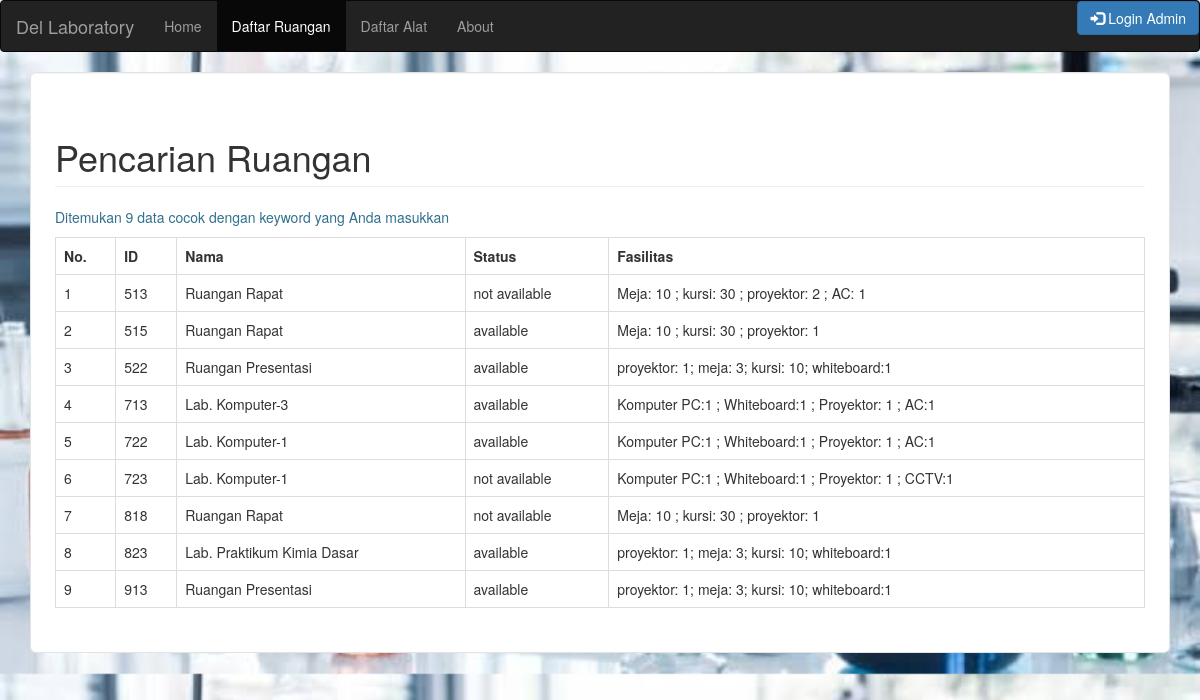
/search_ruangan.php, run on the app's committed database.
### tables this page shows
CREATE TABLE `ruangan` (
  `id_ruangan` varchar(20) NOT NULL,
  `nama_ruangan` varchar(60) NOT NULL,
  `status` varchar(20) NOT NULL,
  `fasilitas` varchar(100) NOT NULL,
  PRIMARY KEY (`id_ruangan`)
);

### search_ruangan.php (the view, shortened to what this page needs)
<?php
	include "cek.php";
	if(isset($_GET['category'])||isset($_GET['keyword'])){
		$category = $_GET['category'];
		$keyword = $_GET['keyword'];
		$sql = "SELECT * FROM ruangan WHERE $category LIKE '%$keyword%'";
		$result = mysqli_query($connection, $sql);
		$count=mysqli_num_rows($result);
	}else{
		$sql = "SELECT * FROM ruangan;";
		$result = mysqli_query($connection, $sql);
		$count=mysqli_num_rows($result);
	}
?>
<!DOCTYPE html>
<html>
<head>
	<link rel="stylesheet" href="bootstrap/css/bootstrap.css">
</head>
<body background="img/lab.jpg">
	<nav class="navbar navbar-inverse">
	  <div class="container-fluid">
	    <div class="navbar-header">
	      <a class="navbar-brand" href="index.php">Del Laboratory</a>
	    </div>
	    <div>
	      <ul class="nav navbar-nav">
	        <li><a href="index.php">Home</a></li>
            <li class="active"><a href="">Daftar Ruangan</a></li>
            <li><a href="search_alat.php">Daftar Alat</a></li>
	        <li><a href="about.php">About</a></li>
	      </ul>
		  <ul class="nav navbar-nav navbar-right">
			<a href="login-page.php">
				<button type="button" class="btn btn-primary btn-md">
				<span class="glyphicon glyphicon-log-in"></span> Login Admin
				</button>
			</a>
	     </ul>
	    </div>
	  </div>
	</nav>
	<div class="container">
		<div class="well well-lg" style="background: white">
		<h1 class="page-header">Pencarian Ruangan</h1>
		<table class="table table-hover table-bordered">
			<tr>
				<th>No.</th>
				<th>ID</th>
				<th>Nama</th>
				<th>Status</th>
				<th>Fasilitas</th>
			</tr>
<?php
	if($count>0){
		$number = 1;
		echo "<p class='text-info'>Ditemukan $count data cocok dengan keyword yang Anda masukkan<p>";
		while($row = mysqli_fetch_assoc($result)) {
			echo "<tr> <td>" . $number. "</td><td> " .
	        $row["id_ruangan"]. "</td><td> " .
	        $row["nama_ruangan"]."</td><td>".
			$row["status"]."</td><td>".
			$row["fasilitas"]."</td><tr>";
			$number++;
		}
	}else{
		echo "Maaf, tidak ditemukan data yang cocok.";
	}
?>
			</table>
		</div>
	</div>
</body>
</html>

### search_ruangan.php (style rules this page uses)
body { background-size: cover; }

### data on the page
ruangan: id_ruangan "513", nama_ruangan "Ruangan Rapat", status "not available", fasilitas "Meja: 10 ; kursi: 30 ; proyektor: 2 ; AC: 1"
ruangan: id_ruangan "515", nama_ruangan "Ruangan Rapat", status "available", fasilitas "Meja: 10 ; kursi: 30 ; proyektor: 1"
ruangan: id_ruangan "522", nama_ruangan "Ruangan Presentasi", status "available", fasilitas "proyektor: 1; meja: 3; kursi: 10; whiteboard:1"
ruangan: id_ruangan "713", nama_ruangan "Lab. Komputer-3", status "available", fasilitas "Komputer PC:1 ; Whiteboard:1 ; Proyektor: 1 ; AC:1"
ruangan: id_ruangan "722", nama_ruangan "Lab. Komputer-1", status "available", fasilitas "Komputer PC:1 ; Whiteboard:1 ; Proyektor: 1 ; AC:1"
ruangan: id_ruangan "723", nama_ruangan "Lab. Komputer-1", status "not available", fasilitas "Komputer PC:1 ; Whiteboard:1 ; Proyektor: 1 ; CCTV:1"
ruangan: id_ruangan "818", nama_ruangan "Ruangan Rapat", status "not available", fasilitas "Meja: 10 ; kursi: 30 ; proyektor: 1"
ruangan: id_ruangan "823", nama_ruangan "Lab. Praktikum Kimia Dasar", status "available", fasilitas "proyektor: 1; meja: 3; kursi: 10; whiteboard:1"
ruangan: id_ruangan "913", nama_ruangan "Ruangan Presentasi", status "available", fasilitas "proyektor: 1; meja: 3; kursi: 10; whiteboard:1"

### other printed values
$count "9"
